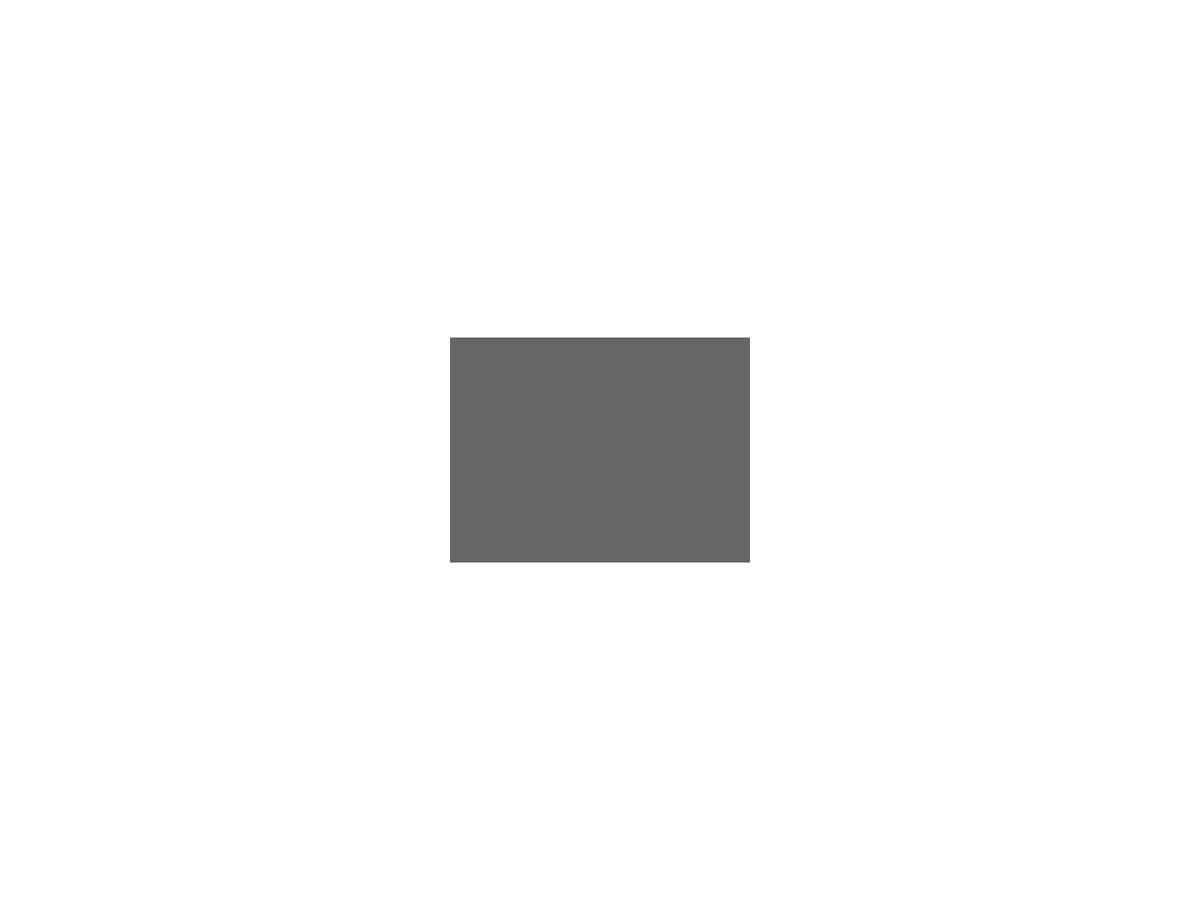
Frame 1 (no input)
Frame 60 (the mouse pressed at the canvas centre just before this capture): identical to frame 1, image omitted
Frame 120 (the mouse held since frame 60 and released just before this capture): identical to frame 1, image omitted

The Processing sketch that drew this single still picture (run headless with seeded random() and noise(); from frame 60 on, the mouse is pressed at the canvas centre):

// Processing sketch: main
// ── main.pde
int[] windowSize = {1920, 1080};

int x;
int y;

void settings(){
  //size(windowSize[0], windowSize[1]);
  fullScreen(); 
}

void setup(){
  background(255);
  noStroke();
  fill(102);
  rectMode(CENTER);
  
  x = width;
  y = height;
}

void draw(){
  rect(x/2, y/2, x/4, y/4);
}
